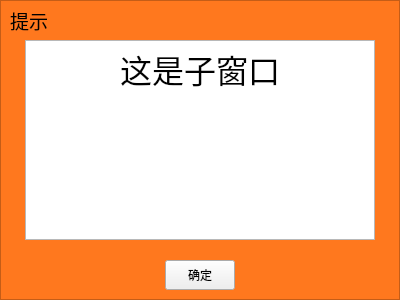
<?xml version="1.0" encoding="UTF-8"?>
<ui version="4.0">
 <class>dzyClass</class>
 <widget class="QWidget" name="dzyClass">
  <property name="geometry">
   <rect>
    <x>0</x>
    <y>0</y>
    <width>400</width>
    <height>300</height>
   </rect>
  </property>
  <property name="acceptDrops">
   <bool>true</bool>
  </property>
  <property name="windowTitle">
   <string>dzy</string>
  </property>
  <widget class="QWidget" name="centrawidget" native="true">
   <property name="geometry">
    <rect>
     <x>0</x>
     <y>0</y>
     <width>400</width>
     <height>300</height>
    </rect>
   </property>
   <widget class="QFrame" name="frame">
    <property name="geometry">
     <rect>
      <x>0</x>
      <y>0</y>
      <width>400</width>
      <height>300</height>
     </rect>
    </property>
    <property name="styleSheet">
     <string notr="true">#frame{
background-color:rgb(255, 120, 30);
}</string>
    </property>
    <property name="frameShape">
     <enum>QFrame::StyledPanel</enum>
    </property>
    <property name="frameShadow">
     <enum>QFrame::Raised</enum>
    </property>
    <property name="lineWidth">
     <number>0</number>
    </property>
    <widget class="QLabel" name="label">
     <property name="geometry">
      <rect>
       <x>10</x>
       <y>10</y>
       <width>81</width>
       <height>21</height>
      </rect>
     </property>
     <property name="font">
      <font>
       <family>宋体</family>
       <pointsize>14</pointsize>
      </font>
     </property>
     <property name="text">
      <string>提示</string>
     </property>
    </widget>
    <widget class="QPushButton" name="pushButton_3">
     <property name="geometry">
      <rect>
       <x>165</x>
       <y>260</y>
       <width>70</width>
       <height>30</height>
      </rect>
     </property>
     <property name="text">
      <string>确定</string>
     </property>
     <property name="iconSize">
      <size>
       <width>12</width>
       <height>12</height>
      </size>
     </property>
     <property name="autoRepeat">
      <bool>false</bool>
     </property>
    </widget>
    <widget class="QTextBrowser" name="textBrowser">
     <property name="geometry">
      <rect>
       <x>25</x>
       <y>40</y>
       <width>350</width>
       <height>200</height>
      </rect>
     </property>
     <property name="font">
      <font>
       <family>华文行楷</family>
       <pointsize>24</pointsize>
      </font>
     </property>
     <property name="styleSheet">
      <string notr="true"/>
     </property>
     <property name="markdown">
      <string>这是子窗口

</string>
     </property>
     <property name="html">
      <string>&lt;!DOCTYPE HTML PUBLIC &quot;-//W3C//DTD HTML 4.0//EN&quot; &quot;http://www.w3.org/TR/REC-html40/strict.dtd&quot;&gt;
&lt;html&gt;&lt;head&gt;&lt;meta name=&quot;qrichtext&quot; content=&quot;1&quot; /&gt;&lt;meta charset=&quot;utf-8&quot; /&gt;&lt;style type=&quot;text/css&quot;&gt;
p, li { white-space: pre-wrap; }
hr { height: 1px; border-width: 0; }
li.unchecked::marker { content: &quot;\2610&quot;; }
li.checked::marker { content: &quot;\2612&quot;; }
&lt;/style&gt;&lt;/head&gt;&lt;body style=&quot; font-family:'华文行楷'; font-size:24pt; font-weight:400; font-style:normal;&quot;&gt;
&lt;p align=&quot;center&quot; style=&quot; margin-top:0px; margin-bottom:0px; margin-left:0px; margin-right:0px; -qt-block-indent:0; text-indent:0px;&quot;&gt;&lt;span style=&quot; vertical-align:middle;&quot;&gt;这是子窗口&lt;/span&gt;&lt;/p&gt;&lt;/body&gt;&lt;/html&gt;</string>
     </property>
     <property name="cursorWidth">
      <number>1</number>
     </property>
    </widget>
   </widget>
  </widget>
 </widget>
 <layoutdefault spacing="6" margin="11"/>
 <resources>
  <include location="dzy.qrc"/>
 </resources>
 <connections/>
</ui>
